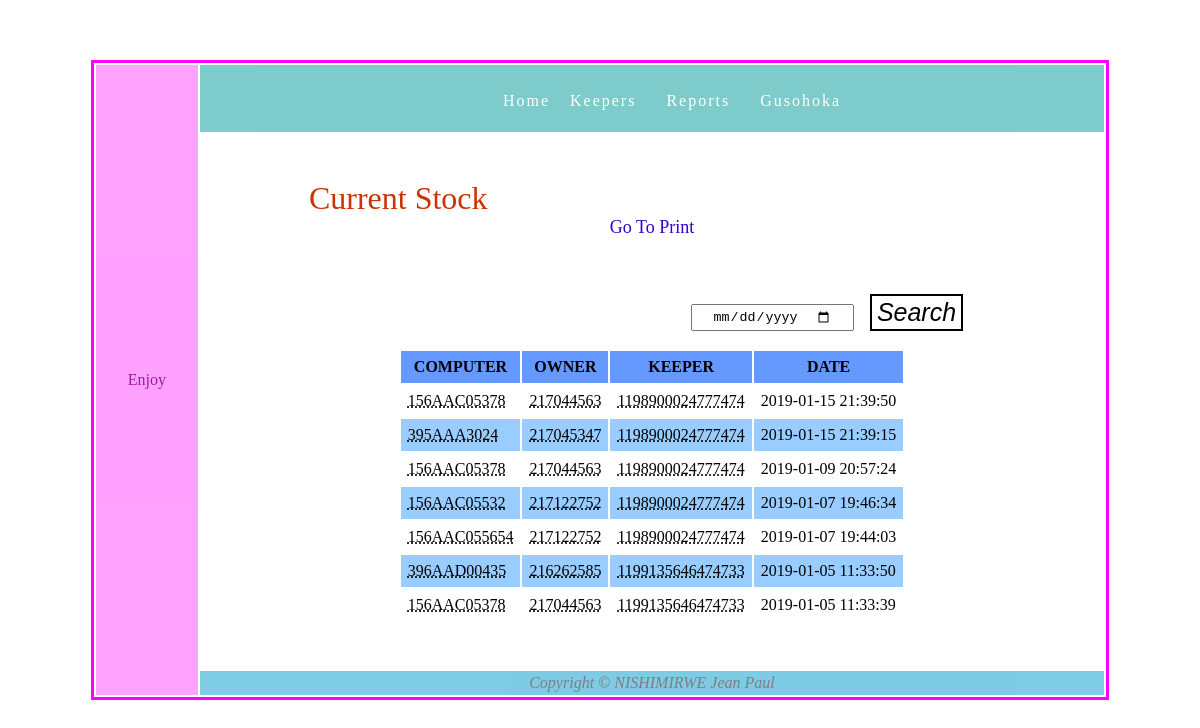
Screenshot of /Kept.php with the database file from the repository.
### tables this page shows
CREATE TABLE `computer` (
  `Serial_Number` varchar(50) NOT NULL,
  `Name` varchar(30) NOT NULL,
  `Description` varchar(200) DEFAULT NULL,
  `Owner_Reg_Number` varchar(20) NOT NULL,
  `mode` int(11) NOT NULL
);

CREATE TABLE `owner` (
  `Reg_Number` varchar(50) NOT NULL,
  `First_Name` varchar(30) NOT NULL,
  `Last_Name` varchar(30) NOT NULL,
  `gender` varchar(7) NOT NULL,
  `Department` varchar(50) NOT NULL,
  `Phone` varchar(13) NOT NULL
);

CREATE TABLE `keeper` (
  `keeper_Id` int(11) NOT NULL,
  `First_Name` varchar(30) NOT NULL,
  `Last_Name` varchar(30) NOT NULL,
  `gender` varchar(7) NOT NULL,
  `password` varchar(200) NOT NULL,
  `Id_number` varchar(20) NOT NULL,
  `phone` varchar(15) NOT NULL,
  `District_Id` int(11) NOT NULL,
  `type` int(11) NOT NULL
);

CREATE TABLE `keep` (
  `id` int(11) NOT NULL,
  `keep_date` datetime NOT NULL,
  `Keep_Date_Only` date NOT NULL,
  `Serial_Number` varchar(30) NOT NULL,
  `keeper_id` int(11) NOT NULL
);

### Call.php (called while the page is built, shortened)
<?php
$database="computer_store";
?>

### Kept.php (the view, shortened to what this page needs)
<!DOCTYPE html PUBLIC "-//W3C//DTD XHTML 1.0 Transitional//EN" "http://www.w3.org/TR/xhtml1/DTD/xhtml1-transitional.dtd">
<html xmlns="http://www.w3.org/1999/xhtml">
<head>
<link rel="stylesheet" type="text/css" href="CSS/css1.css" />
</head>
<body>
<?php
include 'Call.php';
?>
<table id="main" align="center" border="0">
<tr><td rowspan="3" class="sides"><div id="left">Enjoy</div></td><td id="top"><div id="menus">
<ul><li><a href="Main_keeper1.php" class="link">Home</a></li>
<li><a class="link">Keepers</a>
</li>
<li><a class="link">Reports</a>
</li>
<li><a href="Logout.php" class="link">Gusohoka</a></li></ul></td></tr>
<tr id="middle"><td><div id="scrol" style="overflow:auto; max-height:450px;">
<div id="shaka">
<div align="left" style="margin-left:100px;"><a href="Current_Stock.php"><font color="#CC3300" size="+3">Current Stock</font></a></div>
<div align="center">
<a href="Print_kept.php"><font color="#3300CC" size="+1">Go To Print</font></a>
</div>
<br /><br />
<form action="Kept.php" method="post" name="Myform" style="display:block; text-align:right; margin-right:140px; margin-top:20px;" onsubmit="return validate();">
<input type="date" name="date" id="search"  style="padding:3px 20px;" /> &nbsp; &nbsp;<input type="submit" name="search" value="Search" style="padding:2px 5px; background-color:#FFFFFF" /><br />
</form></div>
<br />
<?php
if(isset($_POST['search']))
{
$getdate=$_POST['date'];
$q="select computer.Serial_Number as CSN,computer.Name as CN,owner.Reg_Number as ORN,owner.First_Name as OFN,owner.gender as OG,owner.Last_Name as OLN,owner.Department as OD,owner.Phone as OP,district.District_Name as DDN,keeper.Id_number as KIN,keeper.First_Name as KFN,keeper.Last_Name as KLN,keeper.gender as KG,keeper.phone as KP,keep.keep_date as KKD from computer INNER JOIN owner INNER JOIN keep INNER JOIN keeper INNER JOIN status INNER JOIN district ON computer.Serial_Number=keep.Serial_Number AND owner.Reg_Number=computer.Owner_Reg_Number AND keeper.keeper_Id=keep.keeper_id AND computer.mode=status.id and keeper.District_Id=district.District_Id where keep.keep_date like '%$getdate%' ORDER BY keep.id desc";
$an=mysql_db_query($database,$q);
$c=mysql_num_rows($an);
if($c==0)
{
?>
<table align="center" cellspacing="2" cellpadding="7" >
<tr bgcolor="#6699FF"><th>COMPUTER</th><th>OWNER</th><th>KEEPER</th></tr>
<tr><td>No Data </td><td>No Data</td><td>No Data</td></tr></table>
<?php
}
else
{
?>
<table align="center" cellspacing="2" cellpadding="7" >
<tr bgcolor="#6699FF"><th>COMPUTER</th><th>OWNER</th><th>KEEPER</th></tr>
<?php
while($line=mysql_fetch_object($an))
{
$Serial_Number=$line ->CSN;
$Computer_Name=$line ->CN;
$Owner_Reg_Number=$line ->ORN;
$Owner_Fname=$line ->OFN;
$Owner_gender=$line ->OG;
$Owner_Lname=$line ->OLN;
$Owner_dept=$line ->OD;
$keeper_district=$line ->DDN;
$NID=$line ->KIN;
$Owner_phone=$line ->OP;
$keeper_Fname=$line ->KFN;
$keeper_Lname=$line ->KLN;
$keeper_gender=$line ->KG;
$keeper_phone=$line ->KP;
$keep_date=$line ->KKD;
?>
<tr class="data"><td align="left"><abbr title="<?php echo "$Computer_Name"; ?>"><?php echo "$Serial_Number";?></abbr></td>
<td align="left"><abbr title="<?php echo "NAME: $Owner_Fname $Owner_Lname
GENDER: $Owner_gender
TELEPHONE: $Owner_phone
DEPARTMENT:  $Owner_dept "; ?>
">
<?php echo "$Owner_Reg_Number"; ?>
</abbr></td>
<td align="left"><abbr title="<?php echo "NAME: $keeper_Fname $keeper_Lname
Gender: $keeper_gender
Telephone: $keeper_phone
District: $keeper_district"; ?>">
<?php echo "$NID"; ?>
</abbr></td>
</tr>
<?php
}
?>
</table>
<?php
}
}
else
{
?>
<?php
$query="select computer.Serial_Number as CSN,computer.Name as CN,owner.Reg_Number as ORN,owner.First_Name as OFN,owner.gender as OG,owner.Last_Name as OLN,owner.Department as OD,owner.Phone as OP,district.District_Name as DDN,keeper.Id_number as KIN,keeper.First_Name as KFN,keeper.Last_Name as KLN,keeper.gender as KG,keeper.phone as KP,keep.keep_date as KKD from computer INNER JOIN owner INNER JOIN keep INNER JOIN keeper INNER JOIN status INNER JOIN district ON computer.Serial_Number=keep.Serial_Number AND owner.Reg_Number=computer.Owner_Reg_Number AND keeper.keeper_Id=keep.keeper_id AND computer.mode=status.id and keeper.District_Id=district.District_Id ORDER BY keep.id desc";
$answer=mysql_db_query($database,$query);
$count=mysql_num_rows($answer);
if($count==0)
{
echo"<script> alert('No computer kept.');
window.location.herf('Main_keeper1.php');</script>";
}
else
{
?>
<table align="center" cellspacing="2" cellpadding="7" >
<tr bgcolor="#6699FF"><th>COMPUTER</th><th>OWNER</th><th>KEEPER</th><th>DATE</th></tr>
<?php
while($line=mysql_fetch_object($answer))
{
$Serial_Number=$line ->CSN;
$Computer_Name=$line ->CN;
$Owner_Reg_Number=$line ->ORN;
$Owner_Fname=$line ->OFN;
$Owner_gender=$line ->OG;
$Owner_Lname=$line ->OLN;
$Owner_dept=$line ->OD;
$keeper_district=$line ->DDN;
$NID=$line ->KIN;
$Owner_phone=$line ->OP;
$keeper_Fname=$line ->KFN;
$keeper_Lname=$line ->KLN;
$keeper_gender=$line ->KG;
$keeper_phone=$line ->KP;
$keep_date=$line ->KKD;
?>
<tr class="data"><td align="left"><abbr title="<?php echo "$Computer_Name"; ?>"><?php echo "$Serial_Number";?></abbr></td>
<td align="left"><abbr title="<?php echo "NAME: $Owner_Fname $Owner_Lname
GENDER: $Owner_gender
TELEPHONE: $Owner_phone
DEPARTMENT:  $Owner_dept "; ?>
">
<?php echo "$Owner_Reg_Number"; ?>
</abbr></td>
<td align="left"><abbr title="<?php echo "NAME: $keeper_Fname $keeper_Lname
Gender: $keeper_gender
Telephone: $keeper_phone
District: $keeper_district"; ?>">
<?php echo "$NID"; ?>
</abbr></td>
<td align="left"><?php echo $keep_date; ?></td></tr>
<?php
}
?>
</table>
<?php
}
}
?>
</div>
</td></tr>
<tr id="bottom"><td colspan="3"><i> Copyright &copy; NISHIMIRWE Jean Paul </i></td></tr>
</table>
</body>
</html>

### CSS/css1.css (style rules this page uses)
#menus ul li { position:relative; letter-spacing:2px; }
#main { text-align:center; margin-top:60px; width:86%; min-width:30% border-collapse:separate; border:solid; border-color:#FF00FF; height:640px; border: 1px solid black thin; transition-duration:2s; min-width:50px;; }
#top { height:50px; background-color:#009999; opacity:0.5; filter: alpha(opacity=50); }
li { list-style-type:none; margin:0; padding:0; display:inline; }
#bottom { height:10px; background-color:#0099CC; opacity:0.5; }
#middle { height:400px; width:80%; }
.sides { width:100px; background-color:#FF99FF; opacity:0.9; animation-name:sides; animation-duration:10s; animation-iteration-count:infinite; }
#menus { text-align:center; margin-top:20px; margin-left:80px; margin-right:80px; color:#666666; }
a { text-decoration:none; font-stretch:expanded; color:#FFFFFF; padding:8px; }
#left { color:#990099; animation-name:anim; animation-iteration-count:infinite; animation-duration:10s; }

### Kept.php (style rules this page uses)
input[type=submit] { font-style:italic; font-size:25px; border-style:solid; background-color:#3366FF; }
.data:nth-child(odd) { background-color:#99CCFF; }

### rows the page displays
computer: Serial_Number "156AAC05378", Owner_Reg_Number.Reg_Number "217044563", keeper.Id_number "1198900024777474", keep.keep_date "2019-01-15 21:39:50", keep.keep_date "2019-01-09 20:57:24", keeper.Id_number "1199135646474733", keep.keep_date "2019-01-05 11:33:39"
computer: Serial_Number "395AAA3024", Owner_Reg_Number.Reg_Number "217045347", keeper.Id_number "1198900024777474", keep.keep_date "2019-01-15 21:39:15"
computer: Serial_Number "156AAC05532", Owner_Reg_Number.Reg_Number "217122752", keeper.Id_number "1198900024777474", keep.keep_date "2019-01-07 19:46:34"
computer: Serial_Number "156AAC055654", Owner_Reg_Number.Reg_Number "217122752", keeper.Id_number "1198900024777474", keep.keep_date "2019-01-07 19:44:03"
computer: Serial_Number "396AAD00435", Owner_Reg_Number.Reg_Number "216262585", keeper.Id_number "1199135646474733", keep.keep_date "2019-01-05 11:33:50"
